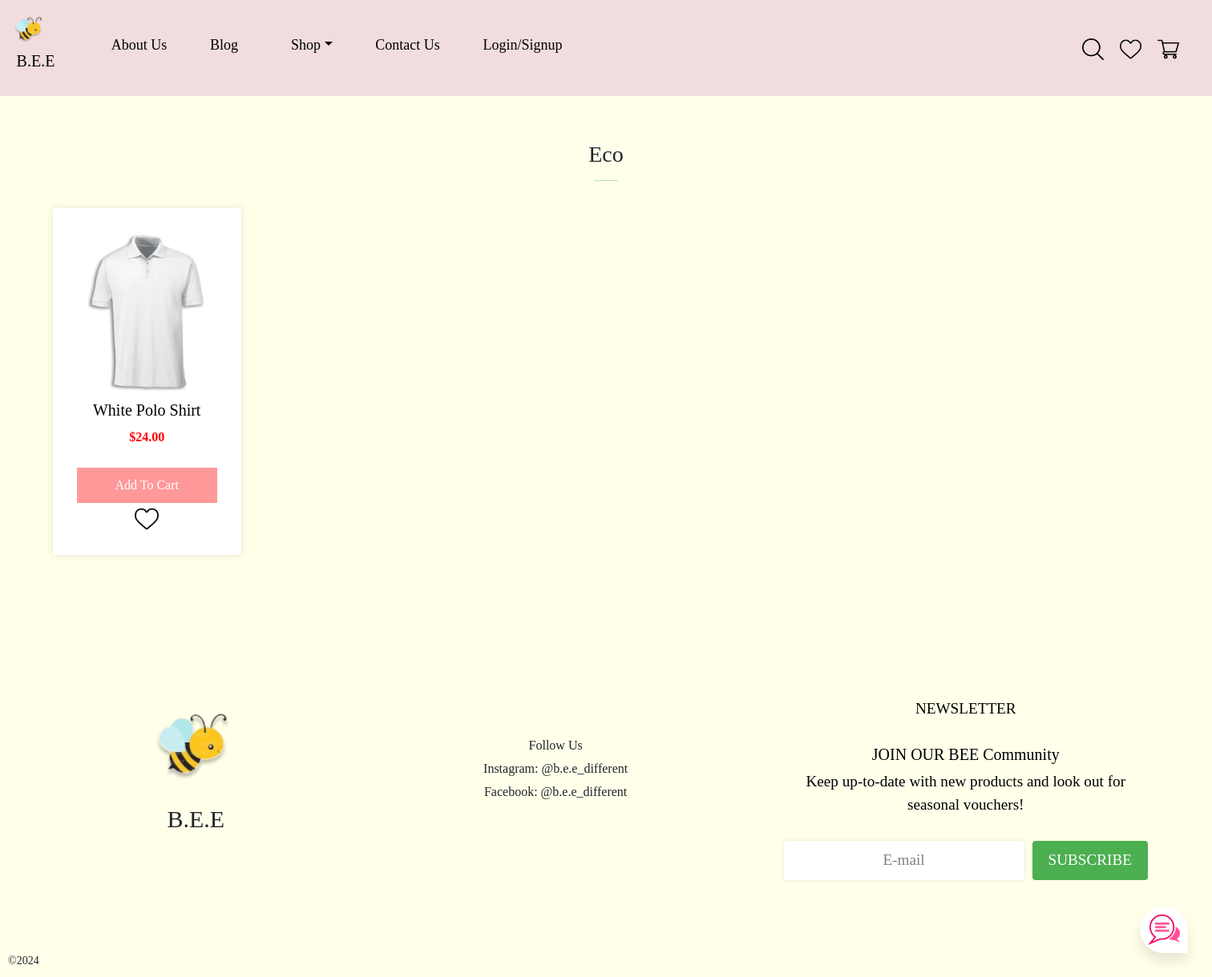
Page /eco on the committed database.
### tables this page shows
CREATE TABLE inventory (product_name STRING, product_price FLOAT, product_image LONGBLOB, product_description LONGTEXT, product_quantity INT, shop STRING);

### app.py (the view)
@app.route('/eco')
def eco():
    with sqlite3.connect('database.db') as con:
        con.row_factory = sqlite3.Row
        cur = con.cursor()
        cur.execute('SELECT rowid, * FROM inventory WHERE shop = ? GROUP BY product_name', ('Eco',))
        rows = cur.fetchall()
    con.close()
    return render_template('eco.html', rows=rows)

### app.py (called while the page is built)
@app.teardown_appcontext
def close_connection(exception):
    db = getattr(g, '_database', None)
    if db is not None:
        db.close()

@app.before_request
def load_logged_in_user():
    user_id = session.get('user_id')
    if user_id is None:
        g.user = None
    else:
        g.user = get_db().execute(
            'SELECT * FROM user WHERE user_id = ?', (user_id,)
        ).fetchone()

### templates/eco.html (shortened to what this page needs)
<!DOCTYPE html>
<html>
{% extends "base.html" %}
{% block content %}
<head>
</head>
<body>
    <section id="title" class="my-5 ">
        <div class="container text-center mt-5 py-2">
            <h3>Eco</h3>
            <hr class="mx-auto">
        </div>
        <div class="product-grid">
            {% for row in rows %}
            <div class="product-card">
                <a style="text-decoration:none;" href="/product/{{ row['product_name'] }}">
                <img src="static/img/{{ row['product_image'] }}">
                <div class="content">
                <h5>{{ row['product_name'] }}</h5>
                <p class="price">${{ row['product_price'] }}0</p>
                {% if 'username' in session %}
                    <button><a href="/add_to_cart/{{ row['product_name'] }}/{{ session['username'] }}">Add To Cart</a></button>
                    <a href="/add_to_wishlist/{{ row['product_name'] }}/{{ session['username'] }}" ><img src="/static/img/img_2.png" class="heart mywishlist" alt="" width="30px"></a>
                {% else %}
                    <button><a href="/login">Add To Cart</a></button>
                    <a href="/login" ><img src="/static/img/img_2.png" class="heart mywishlist" alt="" width="30px"></a>
                {% endif %}
                </div>
                </a>
            </div>
            {% endfor %}
        </div>
    </section>
<footer>
    <div style="margin-bottom: 20px;">
        <img src="static/img/img.png" alt="B.E.E Logo" style="width: 130px; height: auto;">
        <p style="font-size: 30px;">B.E.E</p>
    </div>
    <div style="margin-bottom: 20px;">
        <p>Follow Us</p>
        <p>Instagram: @b.e.e_different</p>
        <p>Facebook: @b.e.e_different</p>
    </div>
    <div class="newsletter">
        <div class="newsletter-content">
            <P>NEWSLETTER</P>
            <h5>JOIN OUR BEE Community</h5>
            <p>Keep up-to-date with new products and look out for seasonal vouchers!</p>
            <form>
                <input type="email" placeholder="E-mail">
                <button type="submit">SUBSCRIBE</button>
            </form>
        </div>
    </div>
</footer>
    <div class="copyright-container">
        <p class="copyright">&copy;2024</p>
    </div>
</body>
{% endblock %}

### templates/base.html (style rules this page uses)
.content { background-color: #FFFFEA; }
body { background-color: #FFFFEA; overflow-x: hidden; overflow-y: scroll; }
* { margin:0px; padding:0px; box-sizing: border-box; font-family: 'Anko'; }
::placeholder { text-align: center; color: gray; opacity: 1; }

### templates/eco.html (style rules this page uses)
body { background-color: #FFFFEA; }
hr { width:30px; height:2px; background-color:green; }
.product-grid { display: grid; grid-template-columns: repeat(auto-fill, minmax(200px, 1fr)); padding:10px; padding-left: 80px; padding-right: 80px; gap: 80px; justify-items: center; }
.product-card { background: white; padding: 30px; text-align: center; box-shadow: 0px 0px 10px rgba(0,0,0,0.1); display: flex; flex-direction: column; }
.product-card img { width: 175px; height: 200px; object-fit: cover; transition: 0.3s all; }
.product-card .content { flex-grow: 1; display: flex; flex-direction: column; justify-content: space-between; background:white; }
.product-card h5 { margin: 10px 0; color: black; }
.product-card a { text-decoration:none; color: white; }
.product-card .price { color: red; font-weight: bold; }
.product-card button { background: #ff9999; color: white; border: none; padding: 10px 20px; margin-top: 10px; margin-bottom: 0; cursor: pointer; }
.heart.mywishlist { object-fit: initial; height: initial; width: 30px; margin-top: 5px; }
footer { display: flex; justify-content: space-between; align-items: center; background-color: #FFFEA; padding: 20px; text-align: center; position: relative; }
.copyright-container { bottom: 0; left: 0; padding: 10px; }
.copyright { margin: 0; font-size: 14px; }
footer div { flex: 1; margin: 10px; }
footer p { margin: 5px 0; }
.newsletter { padding: 40px; text-align: center; color: black; margin-top: 50px; border-radius: 10px; }
.newsletter p { font-size: 1.2em; margin-bottom: 30px; }
.newsletter form { display: flex; justify-content: center; align-items: center; }
.newsletter input[type="email"] { width: 300px; padding: 10px; border: none; border-radius: 4px; margin-right: 10px; font-size: 1.2em; box-shadow: 0px 0px 5px rgba(0, 0, 0, 0.1); }
.newsletter button[type="submit"] { background-color: #4CAF50; color: white; padding: 10px 20px; border: none; border-radius: 4px; cursor: pointer; font-size: 1.2em; transition: background-color 0.3s; }

### rows in the picture
inventory: product_image (picture), product_name "White Polo Shirt", product_price "24.0"
